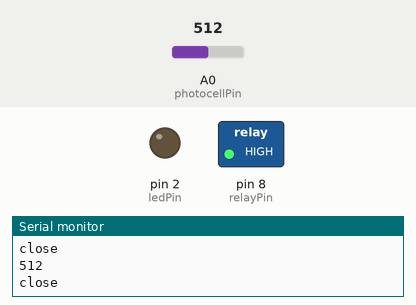
Bench run of a sketch on a simulated Arduino Uno, built with avr-gcc and run on an emulated ATmega328P. Shown: switched loads named in the sketch (green lamp = pin HIGH), output pins drawn as LEDs (lit = HIGH), the last lines printed to the serial monitor. The test bench sets the inputs (shaded band); at power-on: A0 (photocellPin) = 512.

Above: at 1.3 s.
1.4 s: A0 (photocellPin) set to 216
2.9 s: A0 (photocellPin) set to 181
At 4.4 s:
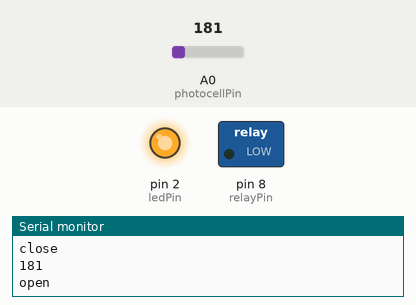
5.9 s: A0 (photocellPin) set to 210
At 7.8 s:
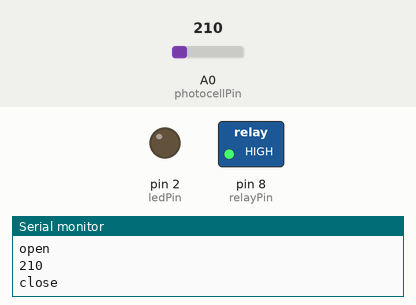
8.9 s: A0 (photocellPin) set to 190
At 11.7 s:
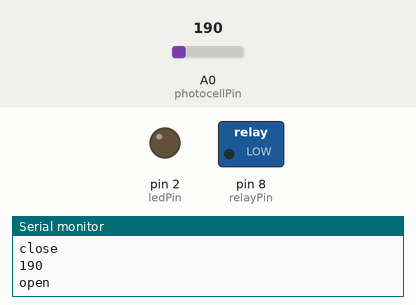
Timing chart, 0 to 12.9 s (numbered marks = the images above; inputs shaded):
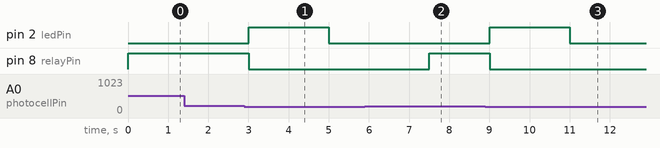

Measured:
- the behaviour switches between 200 and 199 on A0 (photocellPin) (found by bisection; images 0 and 1)
- after the input at 2.9 s, pin 2 (ledPin): LOW → HIGH after 0.10 s, → LOW 2.0 s later; pin 8 (relayPin): HIGH → LOW after 0.10 s
- after the input at 5.9 s, pin 2 (ledPin): stays LOW (without the input it goes to HIGH after 1.6 s); pin 8 (relayPin): LOW → HIGH after 1.6 s
- after the input at 8.9 s, pin 2 (ledPin): LOW → HIGH after 0.10 s, → LOW 2.0 s later; pin 8 (relayPin): HIGH → LOW after 0.10 s

The sketch:

Auto_lighting_project.ino
```cpp
int photocellPin = A0;           //photoresistor module attach to A0
int ledPin = 2;                 //pin 13 built-in led
int relayPin = 8;                  //relay module attach to digital 8
int outputValue = 0;


void setup()
{
  pinMode(photocellPin,INPUT);
  pinMode(relayPin,OUTPUT);           //set relayPin as OUTPUT
  pinMode(ledPin,OUTPUT);             //set ledPin as OUTPUT
  Serial.begin(9600);                 //initialize the serial communication as 9600bps

}

void loop()
{

     outputValue = analogRead(photocellPin);       //read the value of photoresistor
     Serial.println(outputValue);

      if  (outputValue <200 && outputValue <500){

          digitalWrite(relayPin,LOW);
          Serial.println("open");
          digitalWrite(ledPin,HIGH);                  //turn on the led
          delay(2000);
          digitalWrite(ledPin,LOW);                  //turn on the led
          delay(2000);
      }

      else{

        digitalWrite(relayPin,HIGH);
        Serial.println("close");
        digitalWrite(ledPin,LOW);                  //turn on the led
        //delay(1000);
      }

     delay(500);                                  //delay 1s
}
/*************************************************/
```
